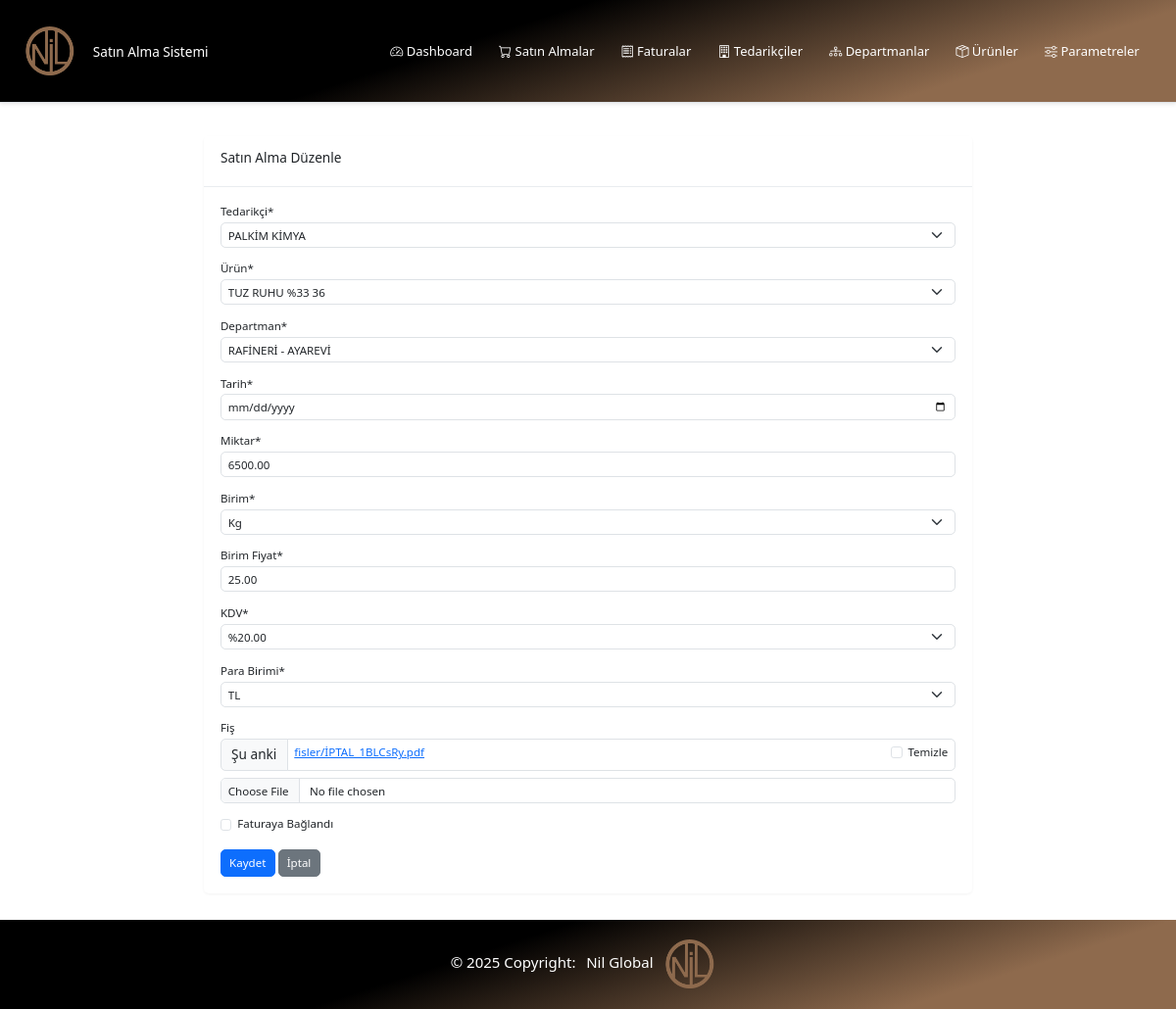
The page /satinalma/23/duzenle/ on the database as committed earlier.
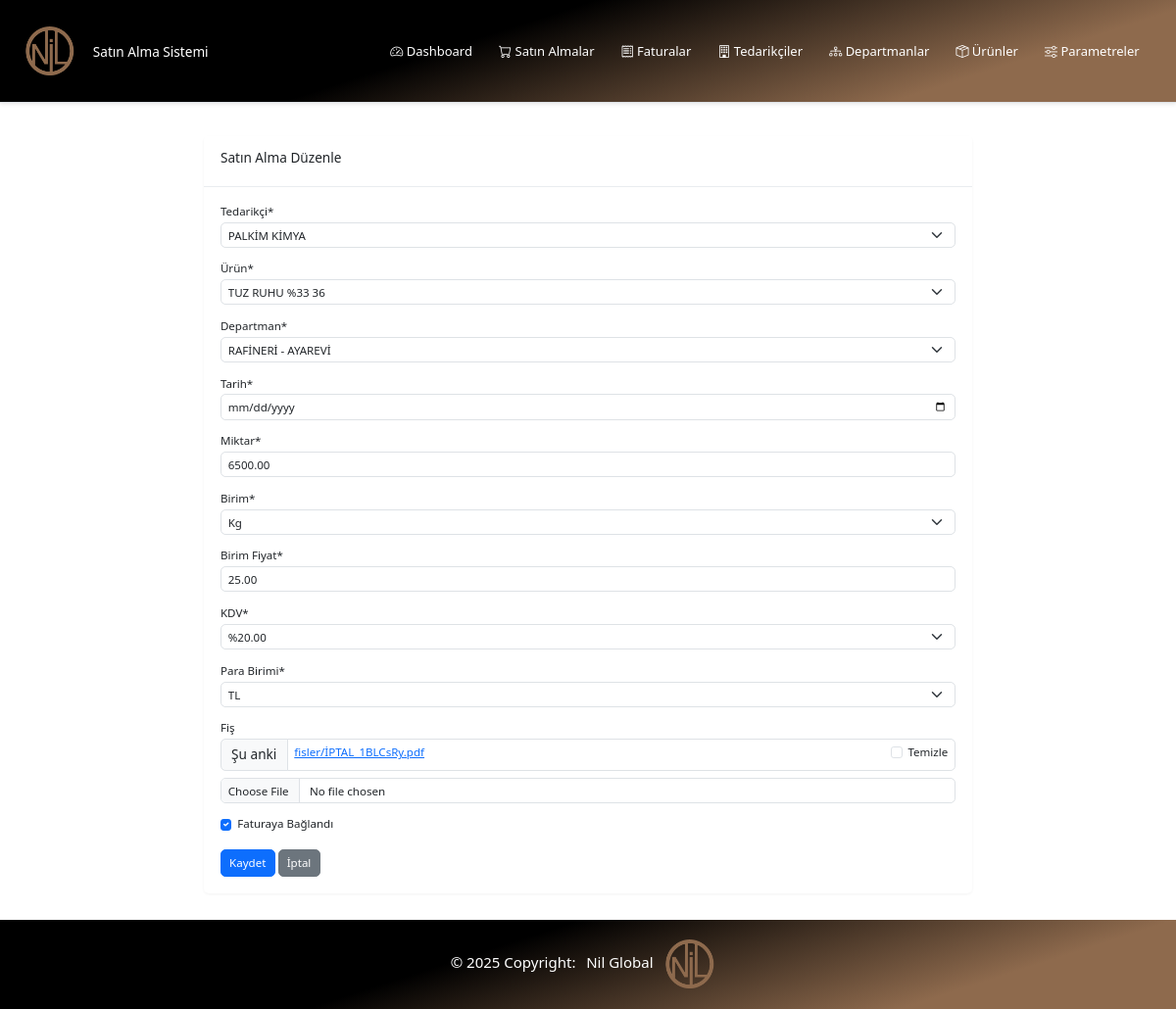
The same page on the database as committed later.
### satin_alma/models.py (models this page shows, shortened)
class SatinAlma(models.Model):
    tedarikci = models.ForeignKey(Tedarikci, on_delete=models.CASCADE, verbose_name="Tedarikçi")
    urun = models.ForeignKey(Urun, on_delete=models.CASCADE, verbose_name="Ürün")
    departman = models.ForeignKey(Departman, on_delete=models.SET_NULL, null=True, verbose_name="Departman")
    tarih = models.DateField(verbose_name="Tarih")
    miktar = models.DecimalField(max_digits=10, decimal_places=2, verbose_name="Miktar")
    birim = models.ForeignKey(Birim, on_delete=models.SET_NULL, null=True, verbose_name="Birim")
    birim_fiyat = models.DecimalField(max_digits=10, decimal_places=2, verbose_name="Birim Fiyat")
    kdv = models.ForeignKey(KDV, on_delete=models.SET_NULL, null=True, verbose_name="KDV")
    para_birimi = models.ForeignKey(ParaBirimi, on_delete=models.SET_NULL, null=True, verbose_name="Para Birimi")
    fis = models.FileField(upload_to='fisler/', blank=True, null=True, verbose_name="Fiş")
    faturaya_baglandi = models.BooleanField(default=False, verbose_name="Faturaya Bağlandı")
    created_at = models.DateTimeField(auto_now_add=True)
    updated_at = models.DateTimeField(auto_now=True)
    class Meta:
        verbose_name = "Satın Alma"
        verbose_name_plural = "Satın Almalar"
        ordering = ['-tarih']

### satin_alma/views.py (the view)
# urls.py: path('<int:pk>/duzenle/', views.satin_alma_duzenle, name='satin_alma_duzenle'),
def satin_alma_duzenle(request, pk):
    satin_alma = get_object_or_404(SatinAlma, pk=pk)
    if request.method == "POST":
        form = SatinAlmaForm(request.POST, request.FILES, instance=satin_alma)
        if form.is_valid():
            form.save()
            messages.success(request, 'Satın alma başarıyla güncellendi.')
            return redirect('satin_alma:satin_alma_listesi')
    else:
        form = SatinAlmaForm(instance=satin_alma)
    return render(request, 'satin_alma/satin_alma_form.html', {'form': form})

### satin_alma/forms.py
class SatinAlmaForm(forms.ModelForm):
    class Meta:
        model = SatinAlma
        fields = '__all__'
        widgets = {
            'tarih': forms.DateInput(attrs={'class': 'form-control', 'type': 'date'}),
        }

### departmanlar/models.py (called while the page is built)
    def __str__(self):
        return self.ad

### parametreler/models.py (called while the page is built)
    def __str__(self):
        return f"%{self.oran} - {self.ad}" if self.ad else f"%{self.oran}"

    def __str__(self):
        return self.kod

    def __str__(self):
        return self.ad

### tedarikciler/models.py (called while the page is built)
    def __str__(self):
        return self.ad

### urunler/models.py (called while the page is built)
    def __str__(self):
        return self.ad

### satin_alma/templates/satin_alma/satin_alma_form.html (shortened to what this page needs)
{% extends 'base.html' %}
{% load crispy_forms_tags %}
{% block content %}
<div class="row">
    <div class="col-md-8 offset-md-2">
        <div class="card">
            <div class="card-header">
                <h3 class="card-title">
                    {% if form.instance.pk %}Satın Alma Düzenle{% else %}Yeni Satın Alma{% endif %}
                </h3>
            </div>
            <div class="card-body">
                <form method="post" enctype="multipart/form-data" novalidate>
                    <div class="mb-3">{{ form.tedarikci|as_crispy_field }}</div>
                    <div class="mb-3">{{ form.urun|as_crispy_field }}</div>
                    <div class="mb-3">{{ form.departman|as_crispy_field }}</div>
                    <div class="mb-3">{{ form.tarih|as_crispy_field }}</div>
                    <div class="mb-3">{{ form.miktar|as_crispy_field }}</div>
                    <div class="mb-3">{{ form.birim|as_crispy_field }}</div>
                    <div class="mb-3">{{ form.birim_fiyat|as_crispy_field }}</div>
                    <div class="mb-3">{{ form.kdv|as_crispy_field }}</div>
                    <div class="mb-3">{{ form.para_birimi|as_crispy_field }}</div>
                    <div class="mb-3">{{ form.fis|as_crispy_field }}</div>
                    <div class="mb-3">{{ form.faturaya_baglandi|as_crispy_field }}</div>
                    <div class="mt-3">
                        <button type="submit" class="btn btn-primary">
                             Kaydet
                        </button>
                        <a href="{% url 'satin_alma:satin_alma_listesi' %}" class="btn btn-secondary">
                             İptal
                        </a>
                    </div>
                </form>
            </div>
        </div>
    </div>
</div>
{% endblock %}

Rows that differ between the two databases and show on the page:
changed SatinAlma "PALKİM KİMYA": faturaya_baglandi "☐" → "☑"
